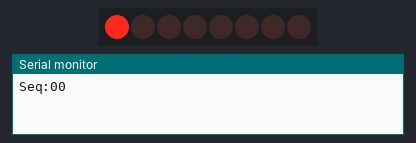
The sketch below on a simulated Arduino Uno, built with avr-gcc and run on an emulated ATmega328P. Parts: 8 shift-register outputs drawn as a row of LEDs (first output left, lit = HIGH), the last lines printed to the serial monitor. Wiring (inferred from the names in the program): shift register (74HC595): data pin 11; shift clock pin 12; latch pin 8; OE pin 6; MR pin 7. Wiring (inferred from the signals the program sends): row of LEDs: on Q0, Q1, Q2, Q3, Q4, Q5, Q6, Q7.

Above: at 0.15 s.
At 0.75 s:
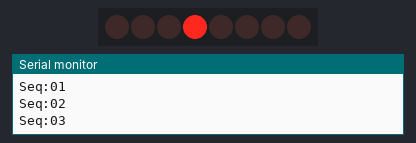
At 1.55 s:
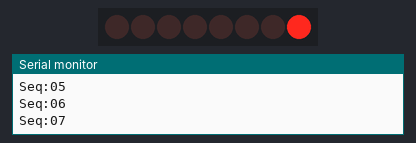
At 3.45 s:
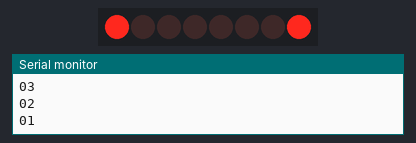
At 5.1 s:
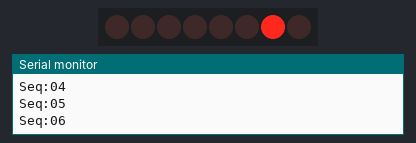
At 7.43 s:
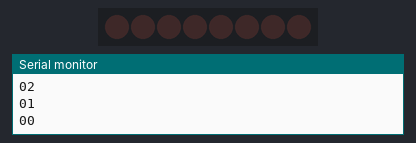
Timing chart, 0 to 8.7 s (numbered marks = the images above):
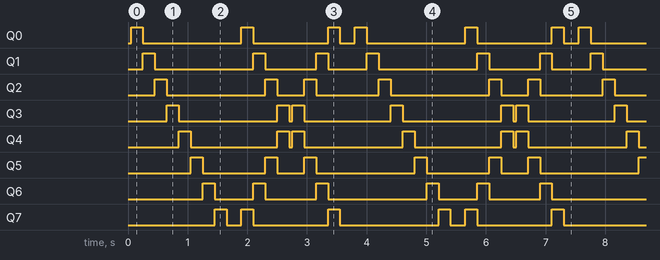

Measured:
- by itself, Q0: repeats every 3.8 s: LOW 1.7 s, HIGH 0.20 s, LOW 1.3 s, HIGH 0.20 s, LOW 0.25 s, HIGH 0.20 s
- by itself, Q1: repeats every 3.8 s: LOW 1.7 s, HIGH 0.20 s, LOW 0.85 s, HIGH 0.20 s, LOW 0.65 s, HIGH 0.20 s
- by itself, Q2: repeats every 3.8 s: LOW 1.7 s, HIGH 0.20 s, LOW 0.45 s, HIGH 0.20 s, LOW 1.1 s, HIGH 0.20 s
- by itself, Q3: repeats every 3.8 s: LOW 1.7 s, HIGH 0.20 s, LOW 0.05 s, HIGH 0.20 s, LOW 1.5 s, HIGH 0.20 s
- by itself, Q4: repeats every 3.8 s: LOW 1.5 s, HIGH 0.20 s, LOW 0.05 s, HIGH 0.20 s, LOW 1.7 s, HIGH 0.20 s
- by itself, Q5: repeats every 3.8 s: LOW 1.1 s, HIGH 0.20 s, LOW 0.45 s, HIGH 0.20 s, LOW 1.7 s, HIGH 0.20 s
- by itself, Q6: repeats every 3.8 s: LOW 0.65 s, HIGH 0.20 s, LOW 0.85 s, HIGH 0.20 s, LOW 1.7 s, HIGH 0.20 s
- by itself, Q7: repeats every 3.8 s: LOW 0.25 s, HIGH 0.20 s, LOW 1.3 s, HIGH 0.20 s, LOW 1.7 s, HIGH 0.20 s

The sketch:

shifttest2.ino
```cpp
byte scroll_led[8] = {
  B10000000,
  B01000000,
  B00100000,
  B00010000,
  B00001000,
  B00000100,
  B00000010,
  B00000001
};

byte meet_led[5] = {
  B00000000,
  B10000001,
  B01000010,
  B00100100,
  B00011000
};

int latchPin=8;
int clockPin=12;
int dataPin=11;
int clearPin=7;
int outputEnablePin=6;

void clear() {
   digitalWrite(outputEnablePin, HIGH);
   digitalWrite(clearPin, LOW);
   delay(50);
   digitalWrite(clearPin, HIGH);
   digitalWrite(outputEnablePin, LOW);
}

void setup() {
  // Setup pins
  pinMode(latchPin, OUTPUT);
  pinMode(clockPin, OUTPUT);
  pinMode(dataPin, OUTPUT);
  pinMode(clearPin, OUTPUT);
  pinMode(outputEnablePin, OUTPUT);
  clear();
  Serial.begin(9600);
}

void setLeds(byte leds) {
  digitalWrite(latchPin, LOW);
  shiftOut(dataPin, clockPin, LSBFIRST, leds);
  digitalWrite(latchPin, HIGH);
}


void loop() {
  char buff[10];
  for (byte seq=0; seq<8; seq++) {
    Serial.write("Seq:");
    sprintf(buff,"%02d",seq);
    Serial.write(buff);
//    Serial.write(" is ");
//    Serial.write(scroll_led[seq]);
    Serial.write("\n");
    setLeds(scroll_led[seq]);
    delay(200);
  };

  clear();

  for (byte seq=0; seq<5; seq++) {
    setLeds(meet_led[seq]);
    delay(200);
  };
  clear();

  for (byte seq=4;(seq<=4); seq--) {
    sprintf(buff,"%02d",seq);
    Serial.write(buff);
    Serial.write("\n");
    setLeds(meet_led[seq]);
    delay(200);
  }
  clear();


}
```
